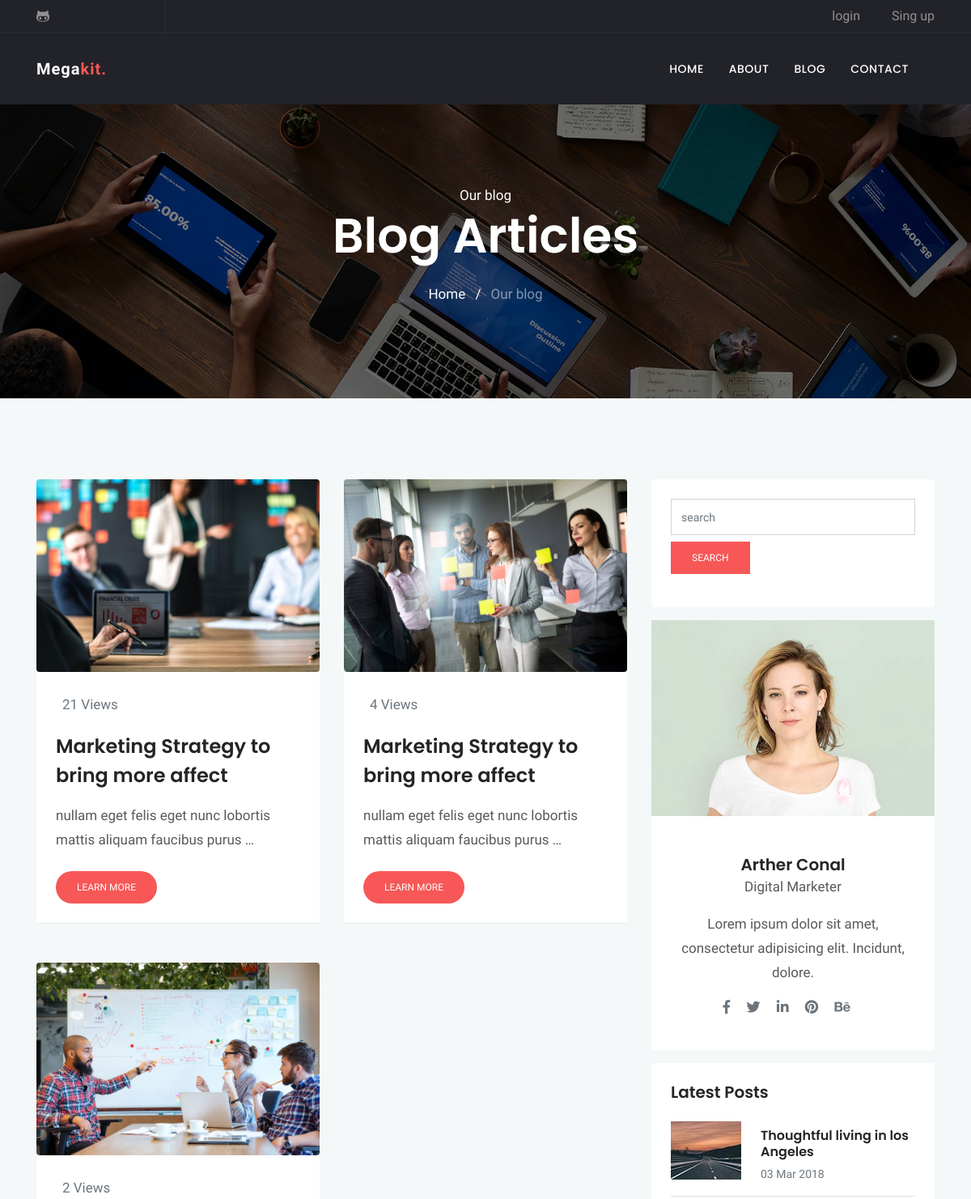
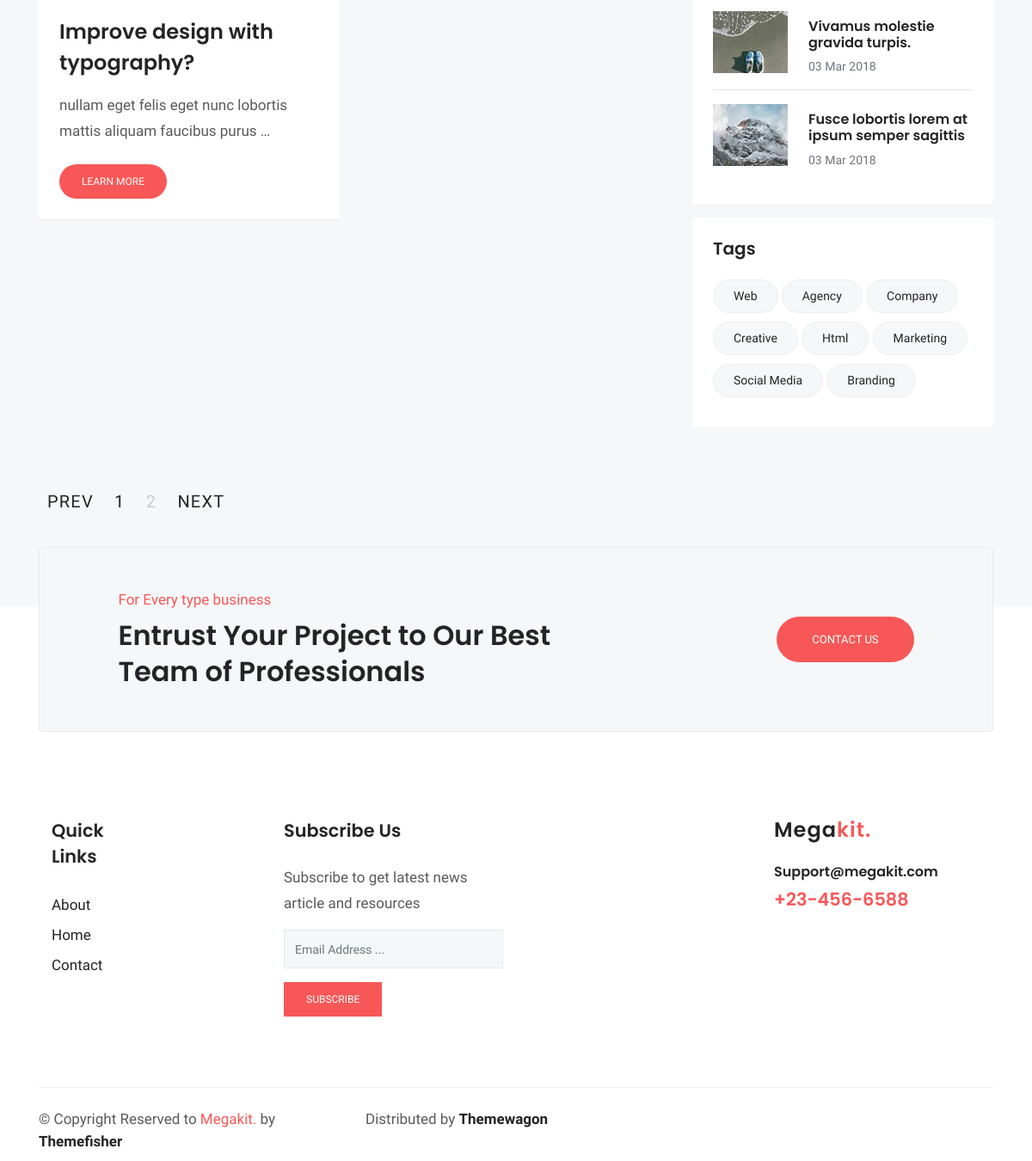
The app's page /blog/category/Web with its own data (2 pictures, top to bottom).
### blog/models.py (models this page shows, shortened)
class Post (models.Model) :
    image = models.ImageField(upload_to = 'blog/',default = 'blog/default.jpg')
    author = models.ForeignKey(User,on_delete=models.SET_NULL,null=True)
    title = models.CharField (max_length = 200)
    content = models.TextField ()
    category = models.ManyToManyField (Category)
    counted_view = models.IntegerField (default = 0)
    status = models.BooleanField (default = False)
    login_required = models.BooleanField (default = False)
    published_date = models.DateTimeField (null = True)
    created_date = models.DateTimeField (auto_now_add = True)
    update_date = models.DateTimeField (auto_now = True)
    class Meta:
        ordering = ['-created_date']

### blog/views.py (the view)
# urls.py: path('', blog_view, name="index"),
def blog_view(request, **kwargs) :
    posts = Post.objects.filter(status = 1, published_date__lte = timezone.now())
    if kwargs.get('cat_name') != None:
        posts = posts.filter(category__name=kwargs['cat_name'])
    if kwargs.get('author_username') != None:
        posts = posts.filter(author__username = kwargs['author_username'])
    if kwargs.get('tag_name') != None:
        posts = posts.filter(tags__name__in=[kwargs['tag_name']])
    posts = Paginator (posts,4)
    try:
        page_number = request.GET.get ('page')
        posts = posts.get_page(page_number)
    except PageNotAnInteger:
        posts = posts.get_page(1)
    except EmptyPage:
        posts = posts.get_page(1)
    context = {'posts': posts}
    return render(request, "blog/blog-sidebar.html", context)

### templates/blog/blog-sidebar.html (shortened to what this page needs)
{% extends 'base.html' %}
{% load static %}
{% block content %}
<!doctype html>
<html lang="en">
  <head>
  <link rel="stylesheet" href="{% static 'plugins/bootstrap/css/bootstrap.min.css' %}">
  <link rel="stylesheet" href="{% static 'plugins/themify/css/themify-icons.css' %}">
  <link rel="stylesheet" href="{% static 'plugins/fontawesome/css/all.css' %}">
  <link rel="stylesheet" href="{% static 'plugins/magnific-popup/dist/magnific-popup.css' %}">
  <link rel="stylesheet" href="{% static 'plugins/slick-carousel/slick/slick.css' %}">
  <link rel="stylesheet" href="{% static 'plugins/slick-carousel/slick/slick-theme.css' %}">
  <link rel="stylesheet" href="{% static 'css/style.css' %}">
</head>
<body>
<div class="main-wrapper ">
<section class="page-title bg-1">
  <div class="container">
    <div class="row">
      <div class="col-md-12">
        <div class="block text-center">
          <span class="text-white">Our blog</span>
          <h1 class="text-capitalize mb-4 text-lg">Blog articles</h1>
          <ul class="list-inline">
            <li class="list-inline-item"><a href="http://127.0.0.1:8000/" class="text-white">Home</a></li>
            <li class="list-inline-item"><span class="text-white">/</span></li>
            <li class="list-inline-item"><a href="{% url 'blog:index' %}" class="text-white-50">Our blog</a></li>
          </ul>
        </div>
      </div>
    </div>
  </div>
</section>
<section class="section blog-wrap bg-gray">
    <div class="container">
        <div class="row">
            <div class="col-lg-8">
                <div class="row">
                  {% for post in posts %}
	<div class="col-lg-6 col-md-6 mb-5">
		<div class="blog-item">
			<img src="{{post.image.url}}" alt="" class="img-fluid rounded">
			<div class="blog-item-content bg-white p-4">
				<div class="blog-item-meta  py-1 px-2">
					<span class="text-muted text-capitalize mr-3"></i>{{post.counted_view}} Views</span>
				</div>
				<h3 class="mt-3 mb-3"><a href="{% url 'blog:single' pid=post.id %}">{{post.title}}</a></h3>
				<p class="mb-4">{{ post.content|truncatewords:10 }}</p>
				<a href="{{post.id}}" class="btn btn-small btn-main btn-round-full">Learn More</a>
			</div>
		</div>
	</div>
  {% endfor %}
</div>
        </div>
        <div class="col-lg-4">
          <div class="sidebar-wrap">
            {% include 'blog/blog-search.html' %}
	<div class="sidebar-widget card border-0 mb-3">
		<img src="{% static 'images/blog/blog-author.jpg' %}" alt="" class="img-fluid">
		<div class="card-body p-4 text-center">
			<h5 class="mb-0 mt-4">Arther Conal</h5>
			<p>Digital Marketer</p>
			<p>Lorem ipsum dolor sit amet, consectetur adipisicing elit. Incidunt, dolore.</p>
			<ul class="list-inline author-socials">
				<li class="list-inline-item mr-3">
					<a href="#"><i class="fab fa-facebook-f text-muted"></i></a>
				</li>
				<li class="list-inline-item mr-3">
					<a href="#"><i class="fab fa-twitter text-muted"></i></a>
				</li>
				<li class="list-inline-item mr-3">
					<a href="#"><i class="fab fa-linkedin-in text-muted"></i></a>
				</li>
				<li class="list-inline-item mr-3">
					<a href="#"><i class="fab fa-pinterest text-muted"></i></a>
				</li>
				<li class="list-inline-item mr-3">
					<a href="#"><i class="fab fa-behance text-muted"></i></a>
				</li>
			</ul>
		</div>
	</div>
	<div class="sidebar-widget latest-post card border-0 p-4 mb-3">
		<h5>Latest Posts</h5>
        <div class="media border-bottom py-3">
            <a href="#"><img class="mr-4" src="{% static 'images/blog/bt-3.jpg' %}" alt=""></a>
            <div class="media-body">
                <h6 class="my-2"><a href="#">Thoughtful living in los Angeles</a></h6>
                <span class="text-sm text-muted">03 Mar 2018</span>
            </div>
        </div>
        <div class="media border-bottom py-3">
            <a href="#"><img class="mr-4" src="{% static 'images/blog/bt-2.jpg' %}" alt=""></a>
           <div class="media-body">
                <h6 class="my-2"><a href="#">Vivamus molestie gravida turpis.</a></h6>
                <span class="text-sm text-muted">03 Mar 2018</span>
            </div>
        </div>
        <div class="media py-3">
            <a href="#"><img class="mr-4" src="{% static 'images/blog/bt-1.jpg' %}" alt=""></a>
            <div class="media-body">
                <h6 class="my-2"><a href="#">Fusce lobortis lorem at ipsum semper sagittis</a></h6>
                <span class="text-sm text-muted">03 Mar 2018</span>
            </div>
        </div>
	</div>
	<div class="sidebar-widget bg-white rounded tags p-4 mb-3">
		<h5 class="mb-4">Tags</h5>
		<a href="#">Web</a>
		<a href="#">agency</a>
		<a href="#">company</a>
		<a href="#">creative</a>
		<a href="#">html</a>
		<a href="#">Marketing</a>
		<a href="#">Social Media</a>
		<a href="#">Branding</a>
	</div>
</div>
            </div>
        </div>
        <div class="row mt-5">
            <div class="col-lg-8">
                <nav class="navigation pagination py-2 d-inline-block">
                    <div class="nav-links">
                        <a class="prev page-numbers" href="#">Prev</a>
                        <span aria-current="page" class="page-numbers current">1</span>
                        <a class="page-numbers" href="#">2</a>
                        <a class="next page-numbers" href="#">Next</a>
                    </div>
                </nav>
            </div>
        </div>
    </div>
</section>
  </body>
  </html>
{% endblock %}

### statics/css/style.css (style rules this page uses)
html { overflow-x: hidden; }
body { line-height: 1.5; font-family: "Hind", serif; -webkit-font-smoothing: antialiased; font-size: 17px; color: rgba(0, 0, 0, 0.65); }
h1, .h1, h2, .h2, h3, .h3, h4, .h4, h5, .h5, h6, .h6 { font-family: "Poppins", sans-serif; font-weight: 600; color: #242424; }
h1, .h1 { font-size: 2.5rem; }
h3, .h3 { font-size: 1.5rem; }
h5, .h5 { font-size: 1.25rem; }
h6, .h6 { font-size: 1rem; }
p { line-height: 30px; }
.btn { display: inline-block; font-size: 14px; font-size: 0.8125rem; font-weight: 400; padding: 1rem 2.5rem; text-transform: uppercase; border-radius: 0; transition: all 0.2s ease; }
.btn-main, .btn-transparent, .btn-small { background: #f75757; color: #fff; transition: all 0.2s ease; }
.btn-small { padding: 10px 25px; font-size: 12px; }
.btn-round-full { border-radius: 50px; }
.bg-gray { background: #f5f8f9; }
.section { padding: 100px 0; }
.overly, .page-title, .slider, .cta, .hero-img { position: relative; }
.overly:before, .page-title:before, .slider:before, .cta:before, .hero-img:before { content: ""; position: absolute; left: 0; top: 0; bottom: 0; right: 0; width: 100%; height: 100%; opacity: 0.5; background: #000; }
.text-sm { font-size: 14px; }
.text-lg { font-size: 3.75rem; }
a { color: #242424; text-decoration: none; }
.page-title { padding: 100px 0; }
.page-title .block h1 { color: #fff; }
.bg-1 { background: url("../images/bg/home-2.jpg") no-repeat 50% 50%; background-size: cover; }
.blog-item-content h3 { line-height: 36px; }
.blog-item-content h3 a { transition: all .4s ease 0s; }
.tags a { background: #f5f8f9; display: inline-block; padding: 8px 23px; border-radius: 38px; margin-bottom: 10px; border: 1px solid #eee; font-size: 14px; text-transform: capitalize; }
.pagination .nav-links a, .pagination .nav-links span.current { font-size: 20px; font-weight: 500; color: #c9c9c9; margin: 0 10px; text-transform: uppercase; letter-spacing: 1.2px; }
.pagination .nav-links span.current, .pagination .nav-links a.next, .pagination .nav-links a.prev { color: #242424; }
.blog-item { border-bottom: 1px solid rgba(0, 0, 0, 0.05); }

### records on screen
Post: image (picture), counted_view "21", title "Marketing Strategy to bring more affect", content "nullam eget felis eget nunc lobortis mattis aliquam faucibus purus …"
Post: image (picture), counted_view "4", title "Marketing Strategy to bring more affect", content "nullam eget felis eget nunc lobortis mattis aliquam faucibus purus …"
Post: image (picture), counted_view "2", title "Improve design with typography?", content "nullam eget felis eget nunc lobortis mattis aliquam faucibus purus …"
